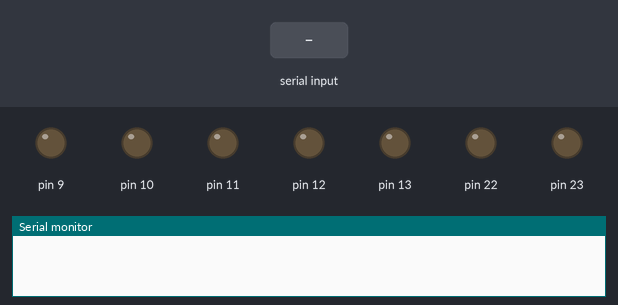
A sketch run on a simulated Arduino Uno, built with avr-gcc and run on an emulated ATmega328P. Shown: output pins drawn as LEDs (lit = HIGH), the last lines printed to the serial monitor. Inputs (shaded band) come from the test bench.

Above: at 0.9 s.
1.0 s: "90,45,200\n" received over Serial
2.5 s: "1\n" received over Serial
At 3.6 s:
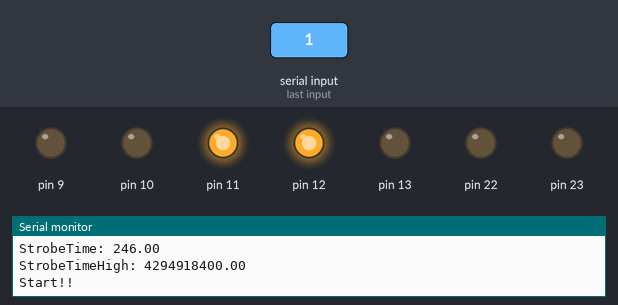
4.0 s: "90,45\n" received over Serial
At 4.8 s:
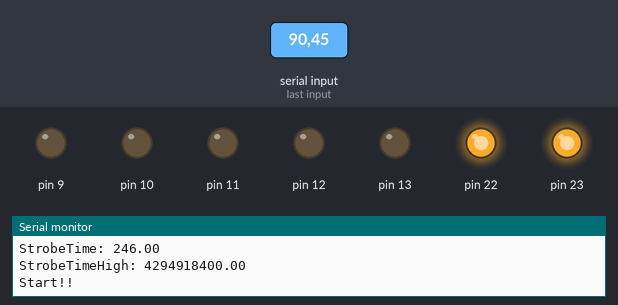
Timing chart, 0 to 7.0 s (numbered marks = the images above; inputs shaded):
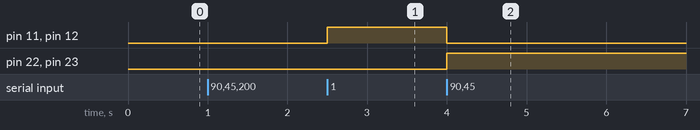

The sketch:

frequency_trigger.ino
```cpp
/*
  Frequency Trigger:
      Triggers a camera to take a number of photos specified over serial and
    flashes an stobe light a specified number of times per photo for a specified
    duration.
  Outputs (+5v):
    ~ pin 12: Ximea Camera xiQ MQ022RG-CM Trigger Cable Digital Input (VDI)
    ~ pin 11: IR Strobe Curcuit Optic Isolator
 ************************************************
  Created:  4/8/2016
    Dylan Michael LaMarca [dlamarca@uw.edu]
  Modified: 21/2/2017
    Dylan Michael LaMarca [dlamarca@uw.edu]
  Github:
    https://github.com/GhoulPoP/ProjectScarberry
*/

unsigned long strobe_trigger_time = 0;
unsigned long frame_trigger_time = 0;
bool start = 0;

int frame_rate;
int strobe_rate;
float duty_cycle;

unsigned long frame_time;
unsigned long strobe_time;
unsigned long strobe_time_high;

/*
  Summary:
    Initializes the arduinos operation by setting pins 13 - 9
    as digital output and pin 8 as digital input, obtaining
    values for frame_rate, strobe_rate, and duty_cycle over serial,
    calculating frame_time, strobe_time, and strobe_high_time, and
    then waiting for a serial input of 1 to start loop.
*/
void setup() {
  DDRB = B11111110;
  Serial.begin(115200);
  Serial.setTimeout(1000);
  frame_rate = getSerialValue();
  strobe_rate = getSerialValue();
  duty_cycle = getSerialValue();
  frame_time = 1000000/frame_rate;
  strobe_time = frame_time/strobe_rate;
  strobe_time_high = strobe_time*(1.0-duty_cycle);
  printAllVariables();
  while(!start) {
    if(Serial.available()) {
      if(Serial.parseFloat() == 1) {
        start = 1;
      }
    }
  }
  Serial.println("Start!!");
}

/*
  Summary:
    Loops until a float higher than zero is recieved.
  Return:
    float value:
      A float value recieved over serial greater than 0
*/
float getSerialValue() {
  float value = 0;
  while(value <= 0) {
    if(Serial.available()) {
      value = Serial.parseFloat();
    }
  }
  //delay(1000);
  Serial.println(9);
  return value;
}

/*
  Summary:
    Continuously repeats, testing to see if the current time
    (in microseconds) is equal to frame_trigger_time,
    strobe_trigger_time, or strobe_trigger_time - strobe_time_high.
    If micros is equal or higher than frame_trigger_time
    frame_trigger-time is incramented by frame_time and pin 12
    is set to high. The same is done to strobe_trigger_time but is incramented
    by strobe_time and sets pin 11 to high. If micros is equal to
    strobe_trigger_time-strobe_time_high pins 13-9 are set to low.
*/
void loop() {
  if(micros() >= frame_trigger_time) {
    frame_trigger_time += frame_time;
    digitalWrite(12,HIGH);
  }
  if(micros() >= strobe_trigger_time) {
    strobe_trigger_time += strobe_time;
    digitalWrite(11,HIGH);
  } else if(micros() >= strobe_trigger_time-strobe_time_high) {
    PORTB = B11000000;
  }
}

/*
  Summary:
    Continuously repeats, testing to see if
    there is any serial input, if there is and
    it is equal to 4 pins 13-9 are set to low
    and the arduino is stopped by a while true
    loop.
*/
void serialEvent() {
  if(Serial.available()) {
    Serial.setTimeout(0);
    if(Serial.parseInt() == 4) {
      PORTB = B11000000;
      while(1){}
    }
    Serial.setTimeout(100);
  }
}

/*
  Summary:
    Prints all of the global variables in the sketch.
*/
void printAllVariables() {
  printVariable("FrameRate: ",frame_rate);
  printVariable("StrobeRate: ",strobe_rate);
  printVariable("DutyCycle: ",duty_cycle);
  printVariable("FrameTime: ",frame_time);
  printVariable("StrobeTime: ",strobe_time);
  printVariable("StrobeTimeHigh: ",strobe_time_high);
}

/*
  Summary:
    Prints a float value and a string next to one another to Serial.
  Example:
    printVariable('Hello: ',70)
    Serial = 'Hello: 70'
  Parameters:
    String title:
      The string which prints in front of the float
    float value:
      The float which prints after the string
*/
void printVariable(String title, float value) {
  Serial.print(title);
  Serial.print(value);
  Serial.println();
}
```

Measured:
- after the input at 2.5 s, pin 11, pin 12: LOW → HIGH at once
- after the input at 4.0 s, pin 11, pin 12: HIGH → LOW at once; pin 22, pin 23: LOW → HIGH at once
